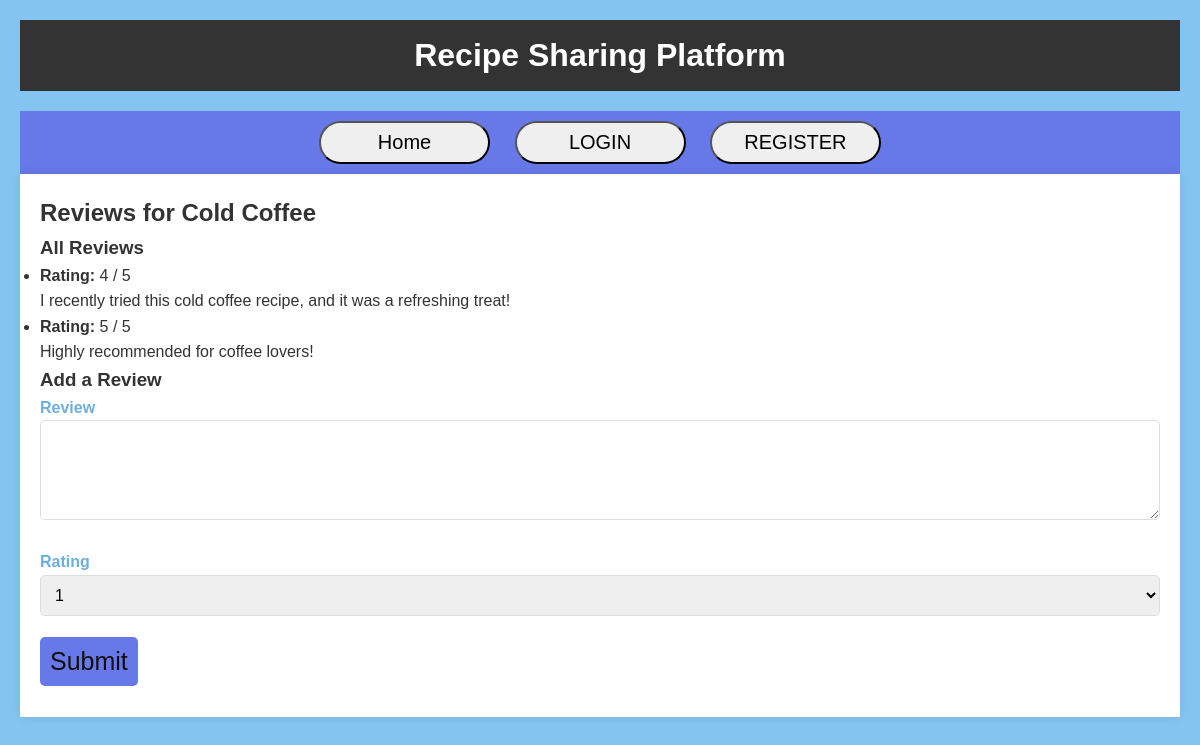
/reviews/1, run on the app's committed database.
### Recipe_book/models.py (models this page shows, shortened)
class Recipe(db.Model):
    id = db.Column(db.Integer, primary_key=True)
    name = db.Column(db.String(140))
    ingredients = db.Column(db.String(140), index=True, nullable=True)
    steps = db.Column(db.Text, nullable=True)
    user_id = db.Column(db.Integer, db.ForeignKey('user.id', name='fk_user_id'))
    picture = db.Column(db.String(200), nullable=True)

class Review(db.Model):
    id = db.Column(db.Integer, primary_key=True)
    recipe_id = db.Column(db.Integer, db.ForeignKey('recipe.id', name='fk_recipe_id'))
    rating = db.Column(db.Integer)
    body = db.Column(db.Text, nullable=True)

### Recipe_book/views.py (the view)
@app.route('/reviews/<int:recipe_id>', methods=['GET', 'POST'])
def reviews(recipe_id):
    recipe = Recipe.query.get_or_404(recipe_id)
    reviews = Review.query.filter_by(recipe_id=recipe.id).all()
    form = ReviewForm()
    if form.validate_on_submit():
        new_review = Review(body=form.body.data, rating=form.rating.data, recipe_id=recipe.id)
        db.session.add(new_review)
        db.session.commit()
        flash('Your review has been added.')
        return redirect(url_for('reviews', recipe_id=recipe.id))
    return render_template('review.html', recipe=recipe, reviews=reviews, form=form)

### Recipe_book/forms.py
class ReviewForm(FlaskForm):
    body = TextAreaField('Review', validators=[DataRequired()])
    rating = SelectField('Rating', choices=[(1, '1'), (2, '2'), (3, '3'), (4, '4'), (5, '5')], validators=[DataRequired()])
    submit = SubmitField('Submit')

### Recipe_book/templates/review.html (shortened to what this page needs)
<!DOCTYPE html>
<html lang="en">
<head>
    <link rel="stylesheet" href="{{ url_for('static', filename='css/styles.css') }}">
</head>
<body>
    <header>
        <h1>Recipe Sharing Platform</h1>
    </header>
    <nav>
        {% if current_user.is_authenticated %}
        <a href="{{ url_for('index') }}"><button>Home</button></a>
        {% else %}
        <a href="{{ url_for('index') }}"><button>Home</button></a>
            <a href="{{ url_for('login') }}"><button>LOGIN</button></a>
            <a href="{{ url_for('register') }}"><button>REGISTER</button></a>
        {% endif %}
    </nav>
    <main>
        <h2>Reviews for {{ recipe.name }}</h2>
        <h3>All Reviews</h3>
        <ul>
            {% for review in reviews %}
                <li>
                    <p><strong>Rating:</strong> {{ review.rating }} / 5</p>
                    <p>{{ review.body }}</p>
                </li>
            {% endfor %}
        </ul>
        <h3>Add a Review</h3>
        <form method="POST">
            <div>
                <label for="body">Review</label>
                {{ form.body }}
            </div>
            <div>
                <label for="rating">Rating</label>
                {{ form.rating }}
            </div>
            <div>
                {{ form.submit }}
            </div>
        </form>
    </main>
</body>
</html>

### Recipe_book/static/css/styles.css (style rules this page uses)
* { margin: 0; padding: 0; box-sizing: border-box; }
body { font-family: Arial, sans-serif; background-color: #85c4f1; color: #333; line-height: 1.6; padding: 20px; }
header { background: #333; color: #fff; padding: 10px 0; text-align: center; margin-bottom: 20px; }
header h1 { margin: 0; }
nav { background: #6779e8; color: #fff; padding: 10px; text-align: center; }
nav a { color: #3e11f4; margin: 0 10px; text-decoration: none; }
main { background: #fff; padding: 20px; box-shadow: 0 0 10px rgba(0, 0, 0, 0.1); margin-bottom: 20px; }
form { display: flex; flex-direction: column; }
form label { text-align: left; margin-bottom: 5px; font-weight: bold; color: rgb(110, 174, 223); }
form input[type="text"], form input[type="email"], form input[type="password"], form textarea, form select { padding: 10px; margin-bottom: 10px; border: 1px solid #ddd; border-radius: 5px; width: 100%; font-size: 16px; }
form textarea { height: 100px; resize: vertical; }
form input[type="submit"], form button { background: #6779e8; color: #130f0f; padding: 10px; border: none; border-radius: 5px; cursor: pointer; font-size: 25px; }
div { margin-bottom: 1%; }
button { border-radius: 40px; width:15%; padding:8px 8px; font-size: 20px }

### data on the page
Recipe: name "Cold Coffee"
Review: rating "4", body "I recently tried this cold coffee recipe, and it was a refreshing treat!"
Review: rating "5", body "Highly recommended for coffee lovers!"
